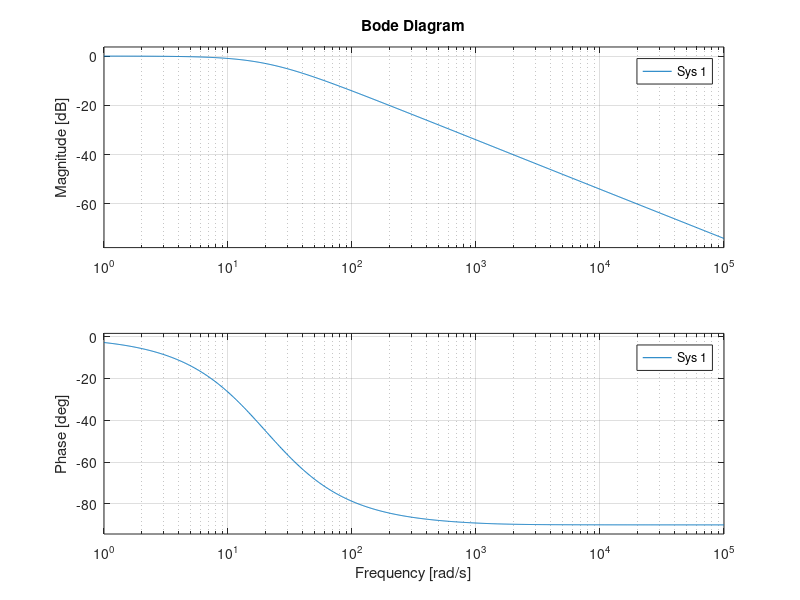

Here is the MATLAB script that generated this plot: (Note: this script raises an error after producing the figure.)
clear; clc;
s = tf('s');
load("pololu_37D_pos_second_order", "G_pos");
sys = G_pos;

%% Motor Model
% Motor parameters
L = 2.3e-3;
R = 3.4;
K = 1.32;

G = 1/(s*L+R);

%% Controller tuning
% rltool
% C = 0.45966*(s+1478)/s;
C=68*(1+0.00067*s)/s;
% Sampling time
bode(feedback(C*G,1)) % Closed loop bandwidth of the system is 200 rad/s
% W_omega3 = 200;
W_omega3 = 20;
omega_s_min = 5*W_omega3;
Ts_max = 2*pi/omega_s_min;

Ts = 0.005;
pid(C)

%% Integral Algorithm
z = tf('z');
Cz=c2d(C,Ts,'tustin')
Kp=2.91
Ki=35
Ti=1/(Ki/Kp)
pippo=Kp+Ki*Ts*0.5*(z+1)/(z-1)